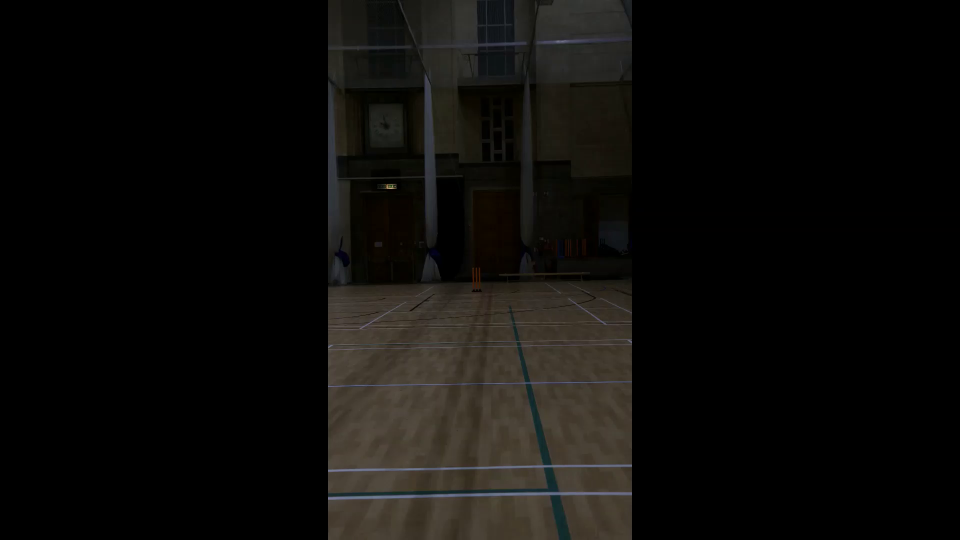
#> input picture frame 80 of tf3Trim.mp4, 1920 x 1080 px (shown at 1/2 size)
$ python tracking.py
#> lines starting #> are read from the running program, lines starting #| are printed output that depends on the picture; after the words box and inside, x2 and y2 are one past the last pixel; in counts of white or black regions, pixels touching at a corner belong together
# Import all the necessary modules.
import numpy as np
import cv2
import csv

# Created an array to store all the radii calculated by the program.
radiusList = []

# Initialisation of frame grabbing from video file.
camera = cv2.VideoCapture("tf3Trim.mp4")

# Create boolean variable which can be set to True or False depending on
# whether or not the user wants to watch the algorithm working.
visualise = True

# Used as a method of making sure all frames are grabbed from the video to make
# sure the radii data is complete.
counter = 0

# Function to find radius of ball - requires a frame image.
def Radius(importedFrame):

# Because the cricket ball has such high contrast, we can use image thresholding
# and colour conversion to combat this.
    maxIntensity = 255
    minIntensity = 0
    threshold = 75

# Use the CLAHE algorithm to improve contrast with surroundings.
    clahe = cv2.createCLAHE(clipLimit=1.0, tileGridSize=(2,2))
    importedFrame = clahe.apply(importedFrame)

# Use the Gaussian Blur algorithm to reduce image noise.
    blurredFrame = cv2.GaussianBlur(importedFrame,(5,5),0)
# This is called slicing - the height and width of the frame in pixels can be
# found.
    height, width = blurredFrame.shape[:2]
# To find the centre coordinates of the frame, halve the width and height of the
# frame.
    frameCentreX = round(width/2)
    frameCentreY = round(height/2)

# Find the average colour around the centre of the blurred frame.
    avgColourBall = 0.0
# We index 6 times because we calculate the average colour of six pixels
# radially from the centre of the frame.
    for dx in range(1,6):
        for dy in range(1,6):
            avgColourBall += blurredFrame[frameCentreY + dy][frameCentreX + dx]

# Adjust the tolerable brightness threshold according to the average colour of
# the ball. This therefore adapts to every situation.
    if avgColourBall > 120.0:
        threshold = 100.0
    elif avgColourBall > 100.0:
        threshold = 95.0
    elif avgColourBall > 80.0:
        threshold = min(90.0,avgColourBall)
    elif avgColourBall < 65.0:
        threshold = 65.0
    else:
        threshold = 75.0

# Set pixel values by scanning through all the pixels in the frame and checking
# against the threshold.
    for i in range(len(blurredFrame)):
        for j in range(len(blurredFrame[0])):
            if blurredFrame[i][j] < threshold:
                blurredFrame[i][j] = maxIntensity
            else:
                blurredFrame[i][j] = minIntensity

# Find the contours of the frame using the tree retrieval mode and chain
# approximation storing all points.
    contours = cv2.findContours(blurredFrame,cv2.RETR_TREE,cv2.CHAIN_APPROX_NONE)[0]
# Draw the contours of all objects in the frame, drawing a 1-pixel wide outline.
    cv2.drawContours(blurredFrame, contours, -1, (255,0,0),1)


# Set up initial values for variables which will store data of points on
# circles which will be drawn around contours.
    radius = 0
    centreX = 0
    centreY = 0

# Find the contour closest to the centre.
    for contour in contours:
# Draw circles around all the objects which have contours drawn around them.
        (x,y),r = cv2.minEnclosingCircle(contour)
# Reject the point if the radius of the detected circle is far too small.
        if r < 1:
            continue
# Store the coordinates of the contour determined to be the closest to the
# centre of the frame.
        centreX = x
        centreY = y
        radius = r

# If no circles can be found, reject the frame.
    if len(contours) == 0:
        return False

    circleIndex = 0
# Out of all the circles, find the largest one and store the contour index of
# this circle.
    for i,j in enumerate(contours):
        if len(j) > len(contours[circleIndex]):
            circleIndex = i

# Find and draw an appropriate circle using the points of the specified largest
# circle.
# This circle is deemed to be a trace of the ball, so the radius of the circle
# is the radius of the ball in pixels.
    (centreX,centreY),radius = cv2.minEnclosingCircle(contours[circleIndex])
    cv2.circle(importedFrame,(int(centreX),int(centreY)),int(radius),(255,0,0),2)

    if visualise:
        cv2.imshow("Visualisation",importedFrame)
        cv2.waitKey(1)
    radiusList.append(radius)

    return True

# Create array for storing x and y coordinates.
coords = []

# Open the CSV file containing the x and y coordinates.
with open("initialCoordsNew.csv","r") as f:
#> (reads initialCoordsNew.csv from the repository)
    reader = csv.reader(f)
# Add all the x and y coordinates to an array.
    for row in reader:
        coords.append(row)

while counter < len(coords):
# Grab the video frame.
    (grabbed1, frame1) = cv2.VideoCapture("tf3Trim.mp4").read()
#> frame1 is the input picture: shape (1080, 1920, 3); mean B, G, R 10.3, 12.4, 13.5
# Convert the image to grayscale as part of image thresholding.
    greyImage = cv2.cvtColor(frame1, cv2.COLOR_BGR2GRAY)
# Make a copy of the image so that another cropped version can be made.
    imgCopy = greyImage.copy()
# We are going to crop the image so it zooms in on the ball: the image will be
# 200px x 200px.
    xBound = int(coords[counter][0]) + 200
    yBound = int(coords[counter][1]) + 200
# Crop the image.
    ballImg = imgCopy[int(coords[counter][0]): xBound,
                      int(coords[counter][1]): yBound]
#> ballImg: shape (200, 200); every value is 0
# Run the radius function on the cropped image.
    found = Radius(ballImg)
#> in Radius, `importedFrame = clahe.apply(importedFrame)`: importedFrame: shape (200, 200); every value is 2
#> after the loop in Radius, `for dx in range(1,6):`: avgColourBall = 50
#> after the loop in Radius, `for i in range(len(blurredFrame)):`: blurredFrame: shape (200, 200); every value is 255
#> in Radius, `contours = cv2.findContours(blurredFrame,cv2.RETR_TREE,cv2.CHAIN_APPRO..`: contours = 1 contour; box (x1, y1, x2, y2) and area: (0, 0, 200, 200) 39601
#> the loop in Radius, `for contour in contours:` made 1 pass
#> (x, y, r, centreX, centreY, radius) on pass 1: (99.5, 99.5, 140.7, 99.5, 99.5, 140.7)
#> the loop in Radius, `for i,j in enumerate(contours):` made 1 pass
#> after the loop in Radius, `for i,j in enumerate(contours):`: circleIndex = 0
#> in Radius, `cv2.circle(importedFrame,(int(centreX),int(centreY)),int(radius),(255,..`:
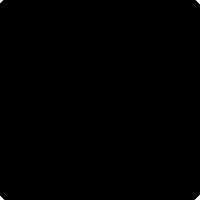
#> importedFrame: shape (200, 200); values 2 (black) and 255 (white), 0.1% white; 4 white regions (4 under 20 px)
#> found = True
# Increment the counter by 1 as this is the end of a run.
    counter += 1

# Create an array which will store x and y coordinates together with radii data.
finalCoords = []

# For all the coordinates and radii...
for i in range(len(coords)):
# ...add them all to an array, separating each entry as a separate 2D array.
    finalCoords.append([int(coords[i][0]), int(coords[i][1]),
                        round(radiusList[i])])

# Open a new CSV file for editing.
with open("finalCoords.csv","w") as f:
# Write the coords array to the CSV file.
    writer = csv.writer(f,delimiter=",",lineterminator="\n")
    writer.writerows(finalCoords)

# Close any visualisation windows.
cv2.destroyAllWindows()
